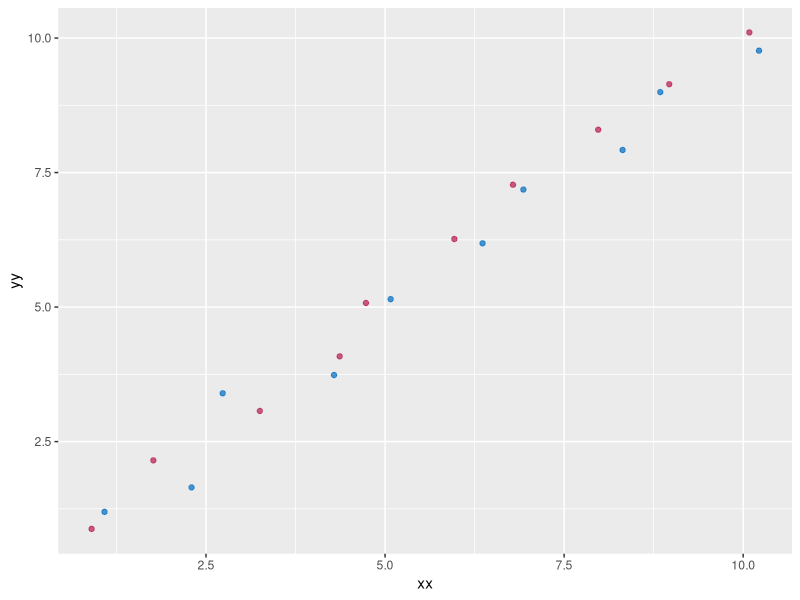
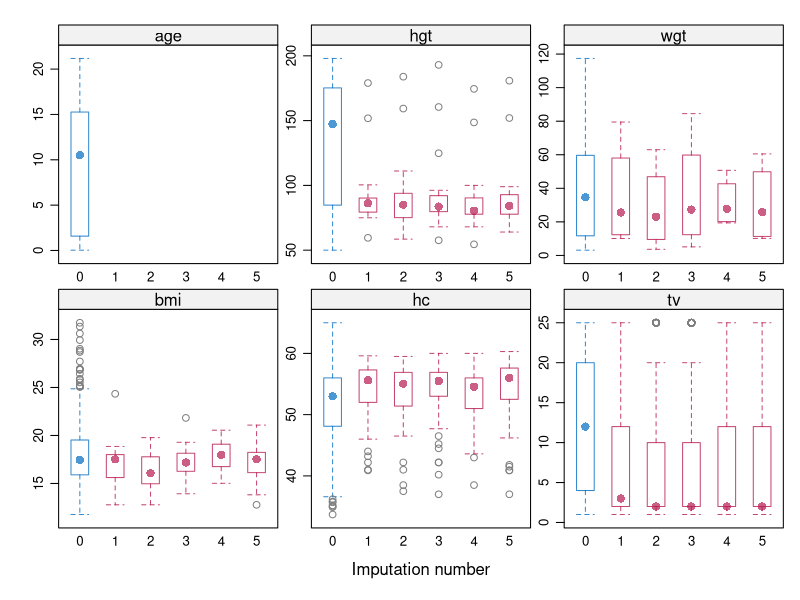
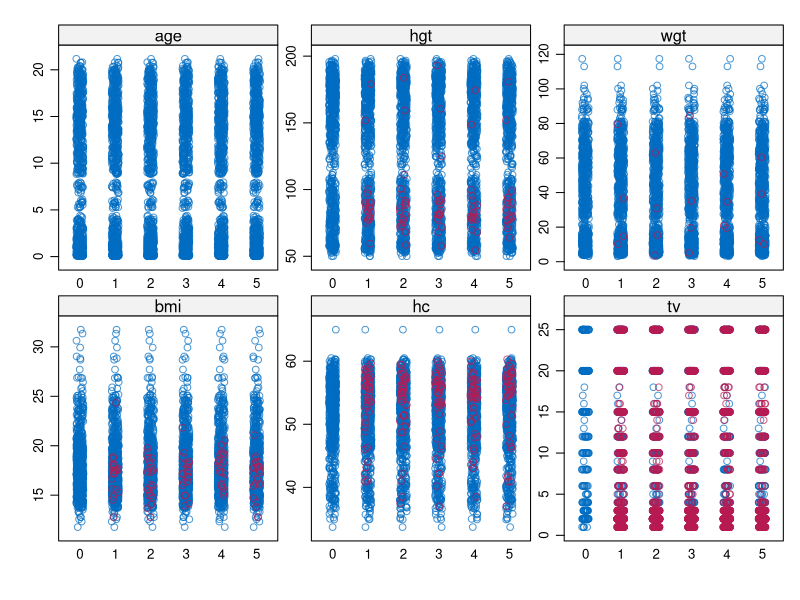
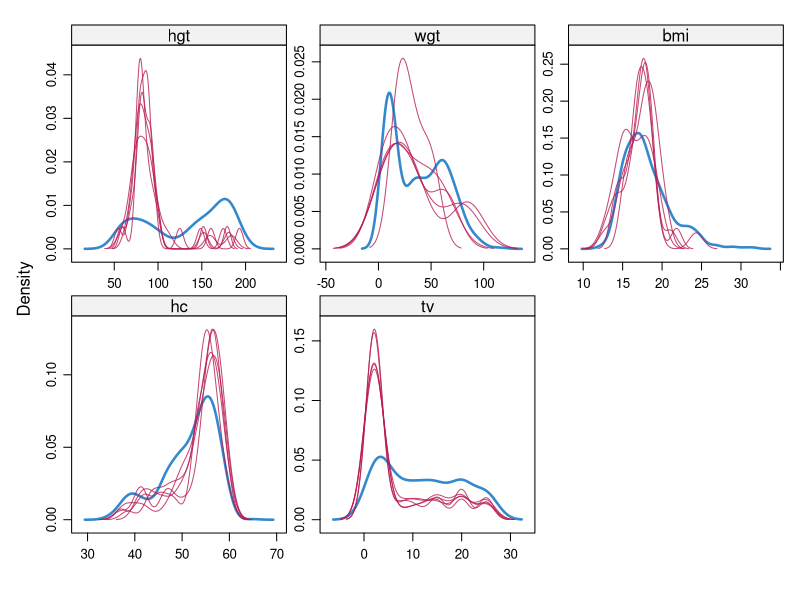
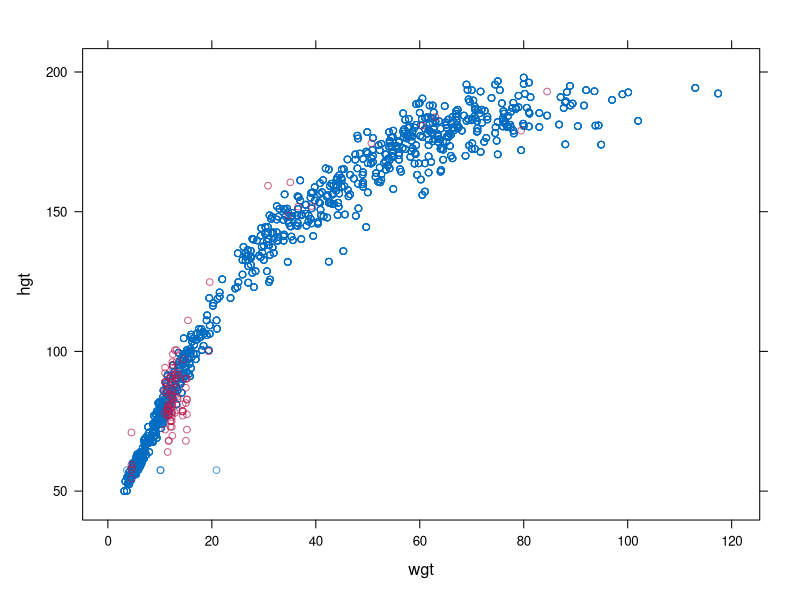
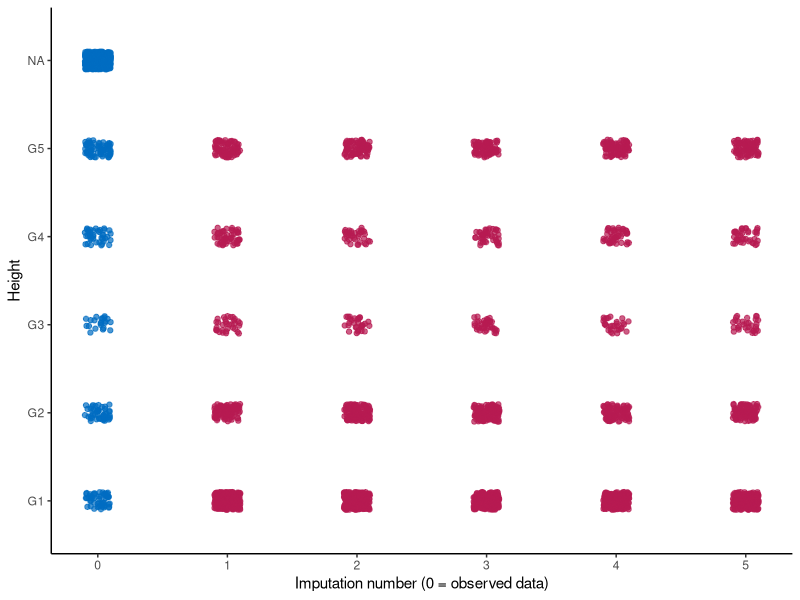
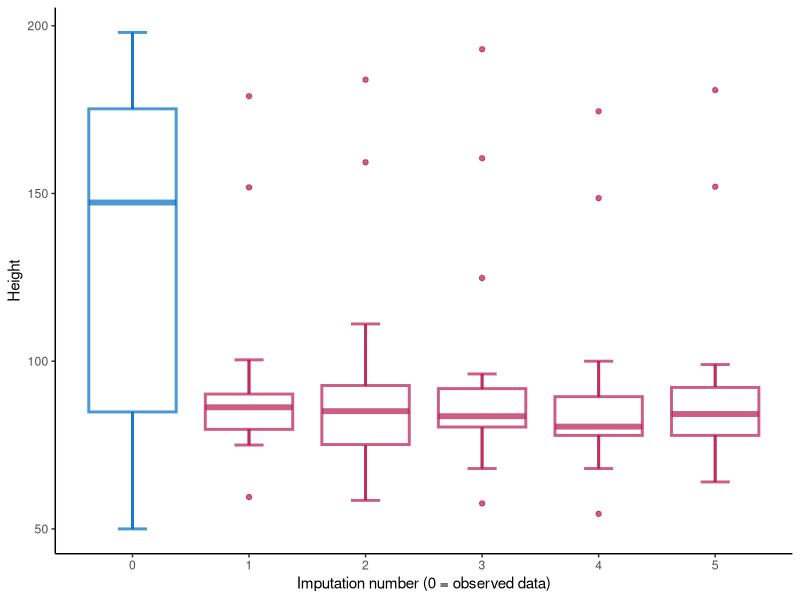
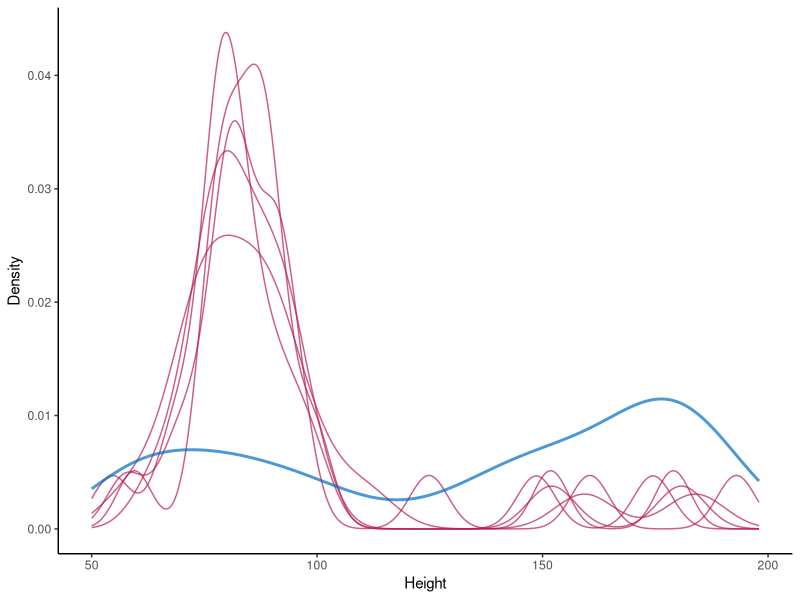

Write the R code that produced these figures, in order.
# convert lattice plots to ggplot to use with plotly
# kleuren in mice.theme()  mice:::mdc(1:2)

# load packages
library(dplyr) #version 0.8.5
library(ggplot2) #version 3.3.0
library(patchwork) #version 1.0.0
library(mice)

# test the colors
obs <- grDevices::hcl(240, 100, 40, 0.7)
mis <- grDevices::hcl(0, 100, 40, 0.7) 
dat <- data.frame(xx=1:10, yy=1:10)
dat %>% ggplot(aes(x=xx, y=yy))+geom_jitter(color=mis)+geom_jitter(color=obs)

# save the colors
cols <- c(obs,mis)

# set default graphing behavior
theme_update(
  plot.title = element_text(hjust = 0.5),
  plot.subtitle = element_text(hjust = 0.5),
  panel.border = element_blank(),
  panel.grid.major = element_blank(),
  panel.grid.minor = element_blank(),
  panel.background = element_blank(),
  axis.line = element_line(colour = "black"),
  legend.key = element_blank(),
  legend.position = "bottom"
)


# get some test data
mids <- mice(boys, printFlag = FALSE)

# generate original mice plots
# box and whiskers of completed data (for large n)
mice::bwplot(mids)

# stripplot of completed data (for small n)
mice::stripplot(mids)

# density plot of completed data
mice::densityplot(mids)

# scatterplot of completed data
mice::xyplot(mids, hgt~wgt)

# # OPTIONAL: influx-outflux plot of incomplete data
# mice::fluxplot(boys)
# # outflux: hoeveel hangen andere var ervan af?
# # influx hoeveel invloed is er van andere vars?
# # liefst zo hoog mogelijke outflux

# NEW STRIPPLOT
mids$imp$gen %>% 
  setNames(., c("M1", "M2", "M3", "M4", "M5")) %>% 
  ggplot() +
  geom_jitter(aes(x=1, y=M1), height = 0.1, width = 0.1, color = cols[2]) +
  geom_jitter(aes(x=2, y=M2), height = 0.1, width = 0.1, color = cols[2]) +
  geom_jitter(aes(x=3, y=M3), height = 0.1, width = 0.1, color = cols[2]) +
  geom_jitter(aes(x=4, y=M4), height = 0.1, width = 0.1, color = cols[2]) +
  geom_jitter(aes(x=5, y=M5), height = 0.1, width = 0.1, color = cols[2]) +
  geom_jitter(data = mids$data, mapping = aes(x=0, y=gen), height = 0.1, width = 0.1, na.rm = TRUE, color = cols[1]) +
  scale_x_continuous(breaks = c(0, 1:5)) +
  xlab("Imputation number (0 = observed data)") + 
  ylab("Height")

# NEW BWPLOT
mids$imp$hgt %>% 
  setNames(., c("M1", "M2", "M3", "M4", "M5")) %>% 
  ggplot() +
  stat_boxplot(aes(x=1, y=M1), color = cols[2], geom = "errorbar", width = 0.25, size = 1) +  
  stat_boxplot(aes(x=2, y=M2), color = cols[2], geom = "errorbar", width = 0.25, size = 1) +  
  stat_boxplot(aes(x=3, y=M3), color = cols[2], geom = "errorbar", width = 0.25, size = 1) +  
  stat_boxplot(aes(x=4, y=M4), color = cols[2], geom = "errorbar", width = 0.25, size = 1) +  
  stat_boxplot(aes(x=5, y=M5), color = cols[2], geom = "errorbar", width = 0.25, size = 1) +  
  stat_boxplot(data = mids$data, mapping = aes(x=0, y=hgt), na.rm = TRUE, color = cols[1], geom = "errorbar", width = 0.25, size = 1) +  
  geom_boxplot(aes(x=1, y=M1), color = cols[2], size = 1) +
  geom_boxplot(aes(x=2, y=M2), color = cols[2], size = 1) +
  geom_boxplot(aes(x=3, y=M3), color = cols[2], size = 1) +
  geom_boxplot(aes(x=4, y=M4), color = cols[2], size = 1) +
  geom_boxplot(aes(x=5, y=M5), color = cols[2], size = 1) +
  geom_boxplot(data = mids$data, mapping = aes(x=0, y=hgt), na.rm = TRUE, color = cols[1], size =1) +
  scale_x_continuous(breaks = c(0, 1:5)) +
  xlab("Imputation number (0 = observed data)") + 
  ylab("Height")

# NEW DENSITYPLOT
mids$imp$hgt %>% 
  setNames(., c("M1", "M2", "M3", "M4", "M5")) %>% 
  ggplot() +
  geom_density(aes(x=M1), color = cols[2]) +
  geom_density(aes(x=M2), color = cols[2]) +
  geom_density(aes(x=M3), color = cols[2]) +
  geom_density(aes(x=M4), color = cols[2]) +
  geom_density(aes(x=M5), color = cols[2]) +
  geom_density(data = mids$data, aes(x=hgt), na.rm = TRUE, color = cols[1], size = 1) +
  xlab("Height") + 
  ylab("Density")

# NEW XYPLOT
mids %>% 
  complete("long") %>% 
  ggplot() +
  geom_point(data = mids$data, aes(x=wgt, y=hgt), na.rm = TRUE, color = cols[1])+
  geom_point(aes(x=wgt, y=hgt), color = cols[2]) 
  
# better to add imputed values to this instead?
mids$data %>% 
  ggplot() +
  geom_point(aes(x=wgt, y=hgt), color = cols[1], na.rm=T) 

# or make it more generic by adding the original data to the completed object?
cd <- mids %>% 
  complete("long", include = TRUE) 
r <- as.data.frame(is.na(mids$data)) # dit als filter gebruiken!! als of hgt of wgt missing is plotten

cd %>%  
  ggplot() +
  geom_point(aes(x=wgt, y=hgt), color = cols[2], na.rm = TRUE) 
